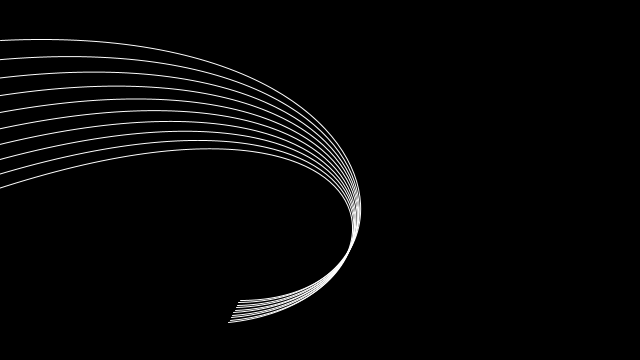
Frame 1 (no input)
Frame 60 (the mouse pressed at the canvas centre just before this capture): identical to frame 1, image omitted
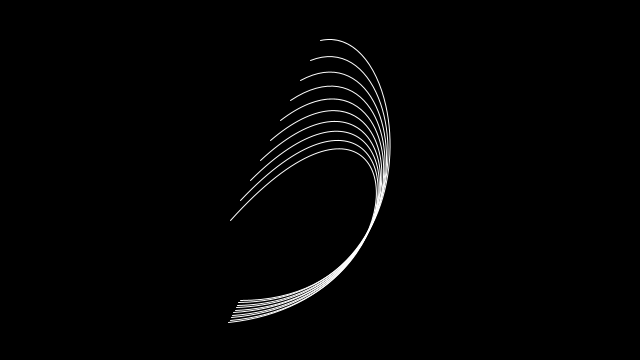
Frame 120 (the mouse held since frame 60 and released just before this capture)

The Processing sketch that drew these frames (run headless with seeded random() and noise(); from frame 60 on, the mouse is pressed at the canvas centre):

// Processing sketch: bezier
// ── bezier.pde
/*
Bezier.

  The first two parameters for the bezier() function specify the first point in the curve and the last two parameters specify the last point. 
  The middle parameters set the control points that define the shape of the curve.
*/

void setup() {
  size(640, 360); 
  stroke(255);
  noFill();
}

void draw() {
  background(0);
  for (int i = 0; i < 200; i += 20) {
    bezier(mouseX-(i/2.0), 40+i, 410, 20, 440, 300, 240-(i/16.0), 300+(i/8.0));
  }
}
